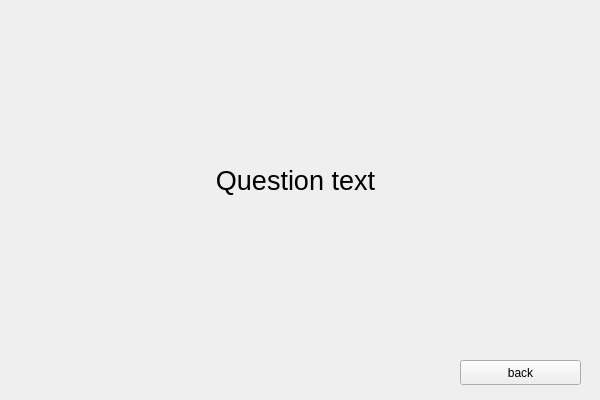
<?xml version="1.0" encoding="UTF-8"?>
<ui version="4.0">
 <class>Form</class>
 <widget class="QWidget" name="Form">
  <property name="geometry">
   <rect>
    <x>0</x>
    <y>0</y>
    <width>600</width>
    <height>400</height>
   </rect>
  </property>
  <property name="windowTitle">
   <string>Form</string>
  </property>
  <widget class="QWidget" name="verticalLayoutWidget">
   <property name="geometry">
    <rect>
     <x>10</x>
     <y>20</y>
     <width>571</width>
     <height>321</height>
    </rect>
   </property>
   <layout class="QVBoxLayout" name="answers_layout">
    <item>
     <widget class="QLabel" name="question_text_lbl">
      <property name="maximumSize">
       <size>
        <width>16777215</width>
        <height>40</height>
       </size>
      </property>
      <property name="font">
       <font>
        <pointsize>20</pointsize>
       </font>
      </property>
      <property name="text">
       <string>Question text</string>
      </property>
      <property name="alignment">
       <set>Qt::AlignCenter</set>
      </property>
     </widget>
    </item>
   </layout>
  </widget>
  <widget class="QPushButton" name="back_btn">
   <property name="geometry">
    <rect>
     <x>460</x>
     <y>360</y>
     <width>121</width>
     <height>25</height>
    </rect>
   </property>
   <property name="text">
    <string>back</string>
   </property>
  </widget>
 </widget>
 <resources/>
 <connections/>
</ui>
